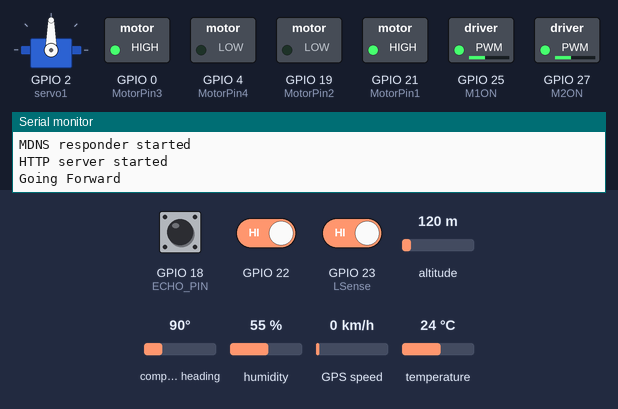
Bench run of a sketch on a simulated ESP32. Shown: servo, switched loads named in the sketch (green lamp = pin HIGH), the last lines printed to the serial monitor. Inputs (shaded band) come from the test bench; at power-on: GPIO 22 HIGH, GPIO 18 (ECHO_PIN) LOW, GPIO 23 (LSense) HIGH, altitude 120 m, compass heading 90°, humidity 55 %, GPS speed 0 km/h, temperature 24 °C. WiFi joins after 1.5 s; servers stay silent unless stated; the GPS gets a fix after 3 s at 37.7749, -122.4194 with 8 satellites; pins used as bus, display or sensor lines are not drawn.

Above: at 3.7 s.
3.8 s: GPIO 22 driven LOW
At 10.2 s:
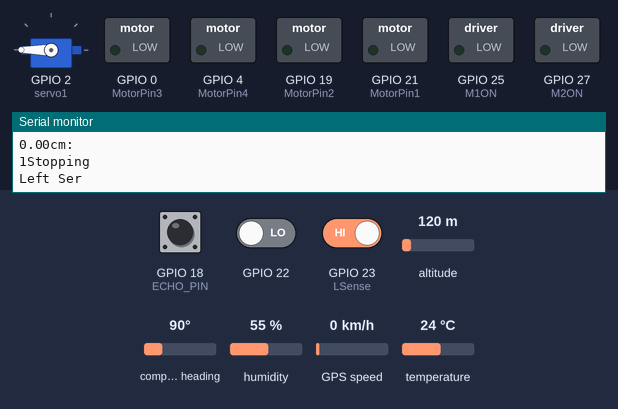
14.6 s: GPIO 18 (ECHO_PIN) pulsed HIGH 2 times (0.12 s each, 0.3 s apart)
At 19.6 s:
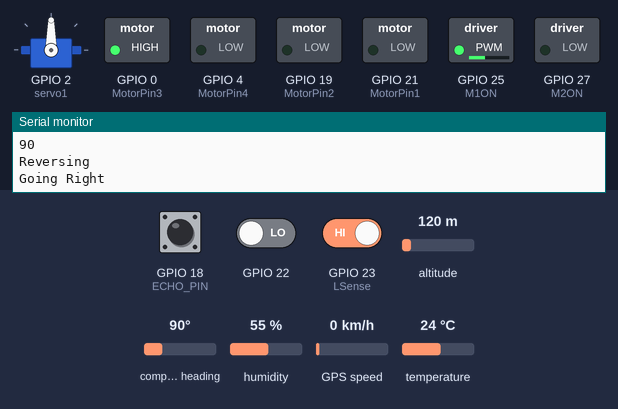
Timing chart, 0 to 27.8 s (numbered marks = the images above; inputs shaded):
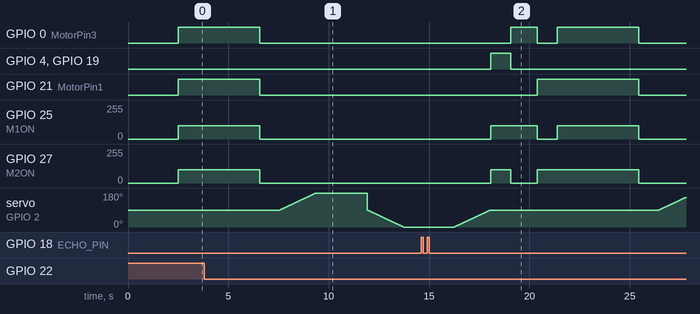

The sketch:

Main_Project_Code.ino
```cpp
/*
The code below works as follows:
Before void setup the libraries for each component is added,
variables are named, and pins are set with each component having its own subsection for easier viewing
There are separate functions for the DHT11 temperature sensor, Servo motor,DC Motors and HC-SR04 ultrasonic sensor
Two functions interact with each other
The DHT11 function passes a temperature to the ultrasonic sensor
The functions are called in void loop which prints the temperature the DHT11 reads, moves the servo,drives the motors and then prints the distance the HC-SR04 reads
*/
//To do
//line sensors: order more, get em working again
//Research state machines see if they work
//look at Thinkspeak for gps widget
//Find gps code if not already gotten and figure out how it works

//DHT11 info
/*!
 * @file readDHT11.ino
 * @brief DHT11 is used to read the temperature and humidity of the current environment.
 *
 * @copyright   Copyright (c) 2010 DFRobot Co.Ltd (http://www.dfrobot.com)
 * @license     The MIT License (MIT)
 * @author [Wuxiao](xiao.wu@dfrobot.com)
 * @version  V1.0
 * @date  2018-09-14
 * @url https://github.com/DFRobot/DFRobot_DHT11
 */

// Test code for Ultimate GPS Using Hardware Serial (e.g. GPS Flora or FeatherWing)
//
// This code shows how to listen to the GPS module via polling. Best used with
// Feathers or Flora where you have hardware Serial and no interrupt
//
// Tested and works great with the Adafruit GPS FeatherWing
// ------> https://www.adafruit.com/products/3133
// or Flora GPS
// ------> https://www.adafruit.com/products/1059
// but also works with the shield, breakout
// ------> https://www.adafruit.com/products/1272
// ------> https://www.adafruit.com/products/746
//
// Pick one up today at the Adafruit electronics shop
// and help support open source hardware & software! -ada

#include <Adafruit_GPS.h>

// what's the name of the hardware serial port?
#define GPSSerial Serial2

// Connect to the GPS on the hardware port
Adafruit_GPS GPS(&GPSSerial);

// Set GPSECHO to 'false' to turn off echoing the GPS data to the Serial console
// Set to 'true' if you want to debug and listen to the raw GPS sentences
#define GPSECHO false

uint32_t timer = millis();

//Ultrasonic sensor info
/*
Ultrasonic sensor pins:
	Vcc:+5VDC
	Trig:Trigger (INPUT) - GPIO 5
	Echo: Echo (OUTPUT) - GPIO 18
	The ECHO signal should be divided using a resistor divider to give a suitable 0 - 3 (5V Device)	(3V3 Device)

		e.g. HCSR04 __/\/\/\_____ESP32 GPIO
				1K8  |
 				     | 3K3
				     |/\/\/\____GND
	GND: GND
*/

// This code is derived from the HelloServer Example
// in the (ESP32) WebServer library .
//
// It hosts a webpage which has one temperature reading to display.
// The webpage is always the same apart from the reading which would change.
// The getTemp() function simulates getting a temperature reading.
// homePage.h contains 2 constant string literals which is the two parts of the
// webpage that never change.
// handleRoot() builds up the webpage by adding as a C++ String:
// homePagePart1 + getTemp() +homePagePart2
// It then serves the webpage with the command:
// server.send(200, "text/html", message);
// Note the text is served as html.
//
// Replace the code in the homepage.h file with your own website HTML code.
//
// This example requires only an ESP32 and download cable. No other hardware is reuired.
// A wifi SSID and password is required.
// Written by: Natasha Rohan  12/3/23
//CHECK PINS BEFORE RUNNING

#include "secrets.h"
#include <WiFi.h>
#include <WiFiClient.h>
#include <WebServer.h>
#include <ESPmDNS.h>
#include "homepage.h"
#include "ThingSpeak.h"     // always include thingspeak header file after other header files and custom macros
char ssid[] = SECRET_SSID;  // your network SSID (name)
char pass[] = SECRET_PASS;  // your network password
int keyIndex = 0;           // your network key Index number (needed only for WEP)
WiFiClient client;

unsigned long myChannelNumber = SECRET_CH_ID;
const char* myWriteAPIKey = SECRET_WRITE_APIKEY;

//used for thingspeak data transfer
int number1 = 0;
int number2 = 0;

//Latititude function for html
String getLat() {
  float latfloat;
  int latint;
  double resultlat;

  latfloat = GPS.latitude / 100;
  latint = latfloat;
  latfloat = latfloat - latint;
  latfloat = latfloat / 0.6;
  resultlat = latfloat + latint;
  String lat = String(resultlat, 2);
  return lat;
}
//Longititude function for html
String getLong() {
  float longfloat;
  int longint;
  double resultlong;

  longfloat = GPS.longitude / 100;
  longint = longfloat;
  longfloat = longfloat - longint;
  longfloat = longfloat / 0.6;
  resultlong = longfloat + longint;
  String longi = String(-resultlong, 2);
  return longi;
}

String latval = getLat();
String longval = getLong();

//variables for dht11 with thingspeak
float temp, humi;
WebServer server(80);

//putting my webpage together
void handleRoot() {
  String message = homePagePartDHT11 + getTemp() + homePagePartDHT112 + getHumi() + homePagePartGPS + getLat() + getLong() + homePagePartComponents;
  server.send(200, "text/html", message);
}
void handleNotFound() {
  String message = "File Not Found\n\n";
  message += "URI: ";
  message += server.uri();
  message += "\nMethod: ";
  message += (server.method() == HTTP_GET) ? "GET" : "POST";
  message += "\nArguments: ";
  message += server.args();
  message += "\n";
  for (uint8_t i = 0; i < server.args(); i++) {
    message += " " + server.argName(i) + ": " + server.arg(i) + "\n";
  }
  server.send(404, "text/html", message);
}
//Ultrasonic
const int TRIG_PIN = 5;   //Trigger
const int ECHO_PIN = 18;  //Echo
long duration;            // used to measure time from transmition until echo returns
float cm1, tempVal, airVal;
int inter = 0;


//DC MOTOR
//L293D
//Motor A if facing behnd breadboard Motor A is on the right
const int M1ON = 25;       //Works
const int MotorPin1 = 21;  // Pin 14 of L293 works
const int MotorPin2 = 19;  // Pin 10 of L293 works
//Motor B
const int M2ON = 27;      //Works
const int MotorPin3 = 0;  // Pin  7 of L293
const int MotorPin4 = 4;  // Pin  2 of L293 works

//SEN0017 pins
const int LSense = 23;
const int RSense = 24;

//DHT11
#include <DFRobot_DHT11.h>
DFRobot_DHT11 DHT;
#define DHT11_PIN 33

//Temperature function from html
String getTemp() {
  DHT.read(DHT11_PIN);
  String temp = String(DHT.temperature);
  return temp;
}
//Humidity function from html
String getHumi() {
  String humi = String(DHT.humidity);
  return humi;
}
//temp for ultrasonic
int tempy() {
  DHT.read(DHT11_PIN);
  int temp = DHT.temperature;
  delay(1000);
  return temp;
}

//Servo
#include <Servo.h>              //Library
static const int servoPin = 2;  //pin 15 doesn't work
Servo servo1;                   //Servo

int j = 0, LDist, RDist;

//Thingspeak loop
uint32_t tsLastReport = 0;         //4 byte unsigned int to time thingspeak 20s
#define REPORTING_PERIOD_MS 20000  //report to thingspeak every 20s

//for looping every 2 seconds
unsigned long previousMillis = 0;
const long INTERVAL = 2000;

//Setup
void setup() {
  Serial.begin(115200);

  //GPS setup info below:
  //while (!Serial);  // uncomment to have the sketch wait until Serial is ready

  // connect at 115200 so we can read the GPS fast enough and echo without dropping chars
  // also spit it out
  Serial.begin(115200);
  Serial.println("Adafruit GPS library basic parsing test!");

  // 9600 NMEA is the default baud rate for Adafruit MTK GPS's- some use 4800
  GPS.begin(9600);
  // uncomment this line to turn on RMC (recommended minimum) and GGA (fix data) including altitude
  GPS.sendCommand(PMTK_SET_NMEA_OUTPUT_RMCGGA);
  // uncomment this line to turn on only the "minimum recommended" data
  GPS.sendCommand(PMTK_SET_NMEA_OUTPUT_RMCONLY);
  // For parsing data, we don't suggest using anything but either RMC only or RMC+GGA since
  // the parser doesn't care about other sentences at this time
  // Set the update rate
  GPS.sendCommand(PMTK_SET_NMEA_UPDATE_1HZ);  // 1 Hz update rate
  // For the parsing code to work nicely and have time to sort thru the data, and
  // print it out we don't suggest using anything higher than 1 Hz

  // Request updates on antenna status, comment out to keep quiet
  GPS.sendCommand(PGCMD_ANTENNA);

  delay(1000);

  // Ask for firmware version
  GPSSerial.println(PMTK_Q_RELEASE);

  //interrupt setup for line sensors
  //sets pins to high to start
  pinMode(LSense, INPUT_PULLUP);
  pinMode(RSense, INPUT_PULLUP);
  attachInterrupt(digitalPinToInterrupt(23), interR, FALLING);
  attachInterrupt(digitalPinToInterrupt(22), interL, FALLING);

  //Attach servo to pin
  servo1.attach(2);

  //Define inputs and outputs for Ultrasonic
  pinMode(TRIG_PIN, OUTPUT);
  pinMode(ECHO_PIN, INPUT);

  //Set Motor pins as outputs
  pinMode(M1ON, OUTPUT);
  pinMode(M2ON, OUTPUT);
  pinMode(MotorPin1, OUTPUT);
  pinMode(MotorPin2, OUTPUT);
  pinMode(MotorPin3, OUTPUT);
  pinMode(MotorPin4, OUTPUT);

  //Thingspeak and html setup code:
  WiFi.mode(WIFI_STA);
  ThingSpeak.begin(client);  // Initialize ThingSpeak
  WiFi.begin(ssid, pass);
  Serial.println("");

  // Wait for connection
  while (WiFi.status() != WL_CONNECTED) {
    delay(500);
    Serial.print(".");
  }
  Serial.println("");
  Serial.print("Connected to ");
  Serial.println(ssid);
  Serial.print("IP address: ");
  Serial.println(WiFi.localIP());

  if (MDNS.begin("esp32")) {
    Serial.println("MDNS responder started");
  }

  server.on("/", handleRoot);
  server.on("/inline", []() {
    server.send(200, "text/html", "this works as well");
  });
  server.onNotFound(handleNotFound);

  server.begin();
  Serial.println("HTTP server started");
}
//Functions

//DC Motors
void Reverse() {
  Serial.println("Reversing");
  analogWrite(M1ON, 100);
  digitalWrite(MotorPin1, LOW);
  digitalWrite(MotorPin2, HIGH);
  analogWrite(M2ON, 100);
  digitalWrite(MotorPin3, LOW);
  digitalWrite(MotorPin4, HIGH);
  delay(1000);
}

void Forward() {
  Serial.println("\nGoing Forward");
  analogWrite(M1ON, 100);
  analogWrite(M2ON, 100);
  digitalWrite(MotorPin1, HIGH);
  digitalWrite(MotorPin2, LOW);
  digitalWrite(MotorPin3, HIGH);
  digitalWrite(MotorPin4, LOW);
  delay(1000);
}

void interR() {
  Serial.println("\nGoing Right inter");
  inter = 1;
}

void interL() {
  Serial.println("\Going Left inter");
  inter = 2;
}
void Right() {
  Serial.println("\nGoing Right");
  analogWrite(M1ON, 100);
  analogWrite(M2ON, 0);
  digitalWrite(MotorPin1, LOW);
  digitalWrite(MotorPin2, LOW);
  digitalWrite(MotorPin3, HIGH);
  digitalWrite(MotorPin4, LOW);
  delay(1000);
}

void Left() {
  Serial.println("\nGoing Left");
  analogWrite(M1ON, 0);
  analogWrite(M2ON, 100);
  digitalWrite(MotorPin1, HIGH);
  digitalWrite(MotorPin2, LOW);
  digitalWrite(MotorPin3, LOW);
  digitalWrite(MotorPin4, LOW);
  delay(1000);
}

void Stop() {
  Serial.println("Stopping");
  analogWrite(M1ON, 0);
  analogWrite(M2ON, 0);
  digitalWrite(MotorPin1, LOW);
  digitalWrite(MotorPin2, LOW);
  digitalWrite(MotorPin3, LOW);
  digitalWrite(MotorPin4, LOW);
  delay(1000);
}

//Line Sensor Function
void Sense() {
  int r1 = digitalRead(22);  //Uses Pin 22
  int r2 = digitalRead(23);  //Uses Pin 23
  Serial.print("Sense1 is ");
  Serial.print(r1);
  Serial.print("\n");
  Serial.print("Sense2 is ");
  Serial.print(r2);
  Serial.print("\n");
}

//Servo Function
void SerL() {
  Serial.println("\nLeft Ser");
  for (int posDegrees = 90; posDegrees <= 180; posDegrees++) {  //For loop to rotate 1 direction
    servo1.write(posDegrees);
    //Serial.println(posDegrees);
    delay(20);
  }

  /*for (int posDegrees = 180; posDegrees >= 90; posDegrees--) {  //For loop to rotate other direction
    servo1.write(posDegrees);
    Serial.println(posDegrees);
    delay(20);
  }*/
}

//Servo Function
void SerR() {
  Serial.println("\nRight Ser");
  for (int posDegrees = 90; posDegrees >= 0; posDegrees--) {  //For loop to rotate 1 direction
    servo1.write(posDegrees);
    //Serial.println(posDegrees);
    delay(20);
  }

  /*for (int posDegrees = 0; posDegrees <= 90; posDegrees++) {  //For loop to rotate other direction
    servo1.write(posDegrees);
    Serial.println(posDegrees);
    delay(20);
  }*/
}

void MidSer(){
  for (int posDegrees = 0; posDegrees <= 90; posDegrees++) {  //For loop to rotate other direction
    servo1.write(posDegrees);
    Serial.println(posDegrees);
    delay(20);
  }
}


//Ultrasonic Function
void Usensor() {
  //The sensor is triggered by a HIGH pulse of 10 or more microseconds
  //Give a short LOW pulse beforehand to ensure a clean HIGH pulse:
  digitalWrite(TRIG_PIN, LOW);
  delay(5);
  digitalWrite(TRIG_PIN, HIGH);
  delay(10);
  digitalWrite(TRIG_PIN, LOW);

  //Read the signal from the sensor: a HIGH pulse whose
  //duration is the time (in microseconds)
  // of the ping to the reception of its echo off an object
  duration = pulseIn(ECHO_PIN, HIGH);

  //Calling DHT11 function and storing it in tempVal
  tempVal = tempy();
  //Calculating the speed of sound in air using the value from the DHT11
  //Formula: 331.5+ 0.6T where T is temprature in degrees celcius
  airVal = 331.5 + (0.6 * tempVal);
  //Calculating distance
  cm1 = (duration / 2) * (airVal / 10000);

  //Printing distance from HC-SR04
  Serial.print(cm1);
  Serial.print("cm:");
  Serial.println();

  if (cm1 < 10) {
    j = 1;
  } else {
    j = 0;
  }
  Serial.print(j);
}


//Void Loop
void loop() {

  if (inter == 1) {
    Right();
    inter = 0;
  }
  if (inter == 2) {
    Left();
    inter = 0;
  }
  Forward();
  delay(1000);

  unsigned long currentMillis = millis();

  // read data from the GPS in the 'main loop'
  char c = GPS.read();
  // if you want to debug, this is a good time to do it!
  if (GPSECHO)
    if (c) Serial.print(c);
  // if a sentence is received, we can check the checksum, parse it...
  if (GPS.newNMEAreceived()) {
    // a tricky thing here is if we print the NMEA sentence, or data
    // we end up not listening and catching other sentences!
    // so be very wary if using OUTPUT_ALLDATA and trying to print out data
    Serial.print(GPS.lastNMEA());    // this also sets the newNMEAreceived() flag to false
    if (!GPS.parse(GPS.lastNMEA()))  // this also sets the newNMEAreceived() flag to false
      return;                        // we can fail to parse a sentence in which case we should just wait for another
  }

  // approximately every 2 seconds or so, print out the current stats
  if (millis() - timer > 2000) {
    timer = millis();  // reset the timer
    Serial.print("\nTime: ");
    if (GPS.hour < 10) { Serial.print('0'); }
    Serial.print(GPS.hour, DEC);
    Serial.print(':');
    if (GPS.minute < 10) { Serial.print('0'); }
    Serial.print(GPS.minute, DEC);
    Serial.print(':');
    if (GPS.seconds < 10) { Serial.print('0'); }
    Serial.print(GPS.seconds, DEC);
    Serial.print('.');
    if (GPS.milliseconds < 10) {
      Serial.print("00");
    } else if (GPS.milliseconds > 9 && GPS.milliseconds < 100) {
      Serial.print("0");
    }
    Serial.println(GPS.milliseconds);
    Serial.print("Date: ");
    Serial.print(GPS.day, DEC);
    Serial.print('/');
    Serial.print(GPS.month, DEC);
    Serial.print("/20");
    Serial.println(GPS.year, DEC);
    Serial.print("Fix: ");
    Serial.print((int)GPS.fix);
    Serial.print(" quality: ");
    Serial.println((int)GPS.fixquality);
    if (GPS.fix) {
      Serial.print("Location: ");
      Serial.print(GPS.latitude, 4);
      Serial.print(GPS.lat);
      float fl, fl2;
      int i = 0;
      double lat, longi;
      fl = GPS.longitude / 100;
      i = fl;
      fl2 = fl - i;
      fl2 = fl2 / 0.6;
      lat = fl2 + i;
      Serial.print(", ");
      Serial.print(GPS.longitude, 4);
      Serial.println(GPS.lon);
      Serial.print(i);
      Serial.print(",fl:");
      Serial.print(lat, 6);
      Serial.print("\n");
      fl = GPS.latitude / 100;
      i = fl;
      fl2 = fl - i;
      fl2 = fl2 / 0.6;
      longi = fl2 + i;
      Serial.print(i);
      Serial.print(",fl:");
      Serial.print(longi, 6);
      Serial.print("\n");
      Serial.print("Satellites: ");
      Serial.println((int)GPS.satellites);
      Serial.print("Antenna status: ");
      Serial.println((int)GPS.antenna);
    }
  }


  Usensor();
  if (j == 1) {
    detachInterrupt(digitalPinToInterrupt(23));
    detachInterrupt(digitalPinToInterrupt(22));
    Stop();
    SerL();
    Usensor();
    LDist = cm1;
    delay(500);
    SerR();
    Usensor();
    RDist = cm1;
    delay(500);
    MidSer();
    if (RDist > LDist) {
      Reverse();
      Right();
      j = 0;
    } else {
      Reverse();
      Left();
      j = 0;
    }
  }


  //Thingspeak and webserver loop code below:
  server.handleClient();
  //delay(2);  //allow the cpu to switch to other tasks
  if (millis() - tsLastReport > REPORTING_PERIOD_MS) {
    //Thingspeak.setStatus(myStatus);
    int x = ThingSpeak.writeFields(myChannelNumber, myWriteAPIKey);
    if (x == 200) {
      Serial.println("\nChannel update successful.");
    } else {
      Serial.println("\nProblem updating channel. HTTP error code " + String(x));
    }
    tsLastReport = millis();
  }
  // Write to ThingSpeak. There are up to 8 fields in a channel, allowing you to store up to 8 different
  // pieces of information in a channel.  Here, we write to field 1.
  if (currentMillis - previousMillis >= INTERVAL) {
    //save the last time you read the sensors
    previousMillis = currentMillis;
    DHT.read(DHT11_PIN);
    temp = DHT.temperature;
    Serial.print("\nTemp:");
    Serial.print(temp);
    humi = DHT.humidity;
    Serial.print(" \nHumi:");
    Serial.print(humi);
  }

  // set the fields with the values
  ThingSpeak.setField(1, temp);
  ThingSpeak.setField(2, humi);
}
```

secrets.h
```cpp
// Use this file to store all of the private credentials
// and connection details

#define SECRET_SSID "Nf"		// replace MySSID with your WiFi network name
#define SECRET_PASS "12345677"	// replace MyPassword with your WiFi password

#define SECRET_CH_ID 2414971			// replace 0000000 with your channel number
#define SECRET_WRITE_APIKEY "341X3J969CTYV127"   // replace XYZ with your channel write API Key
```

Source omitted: homepage.h (6252 bytes)
